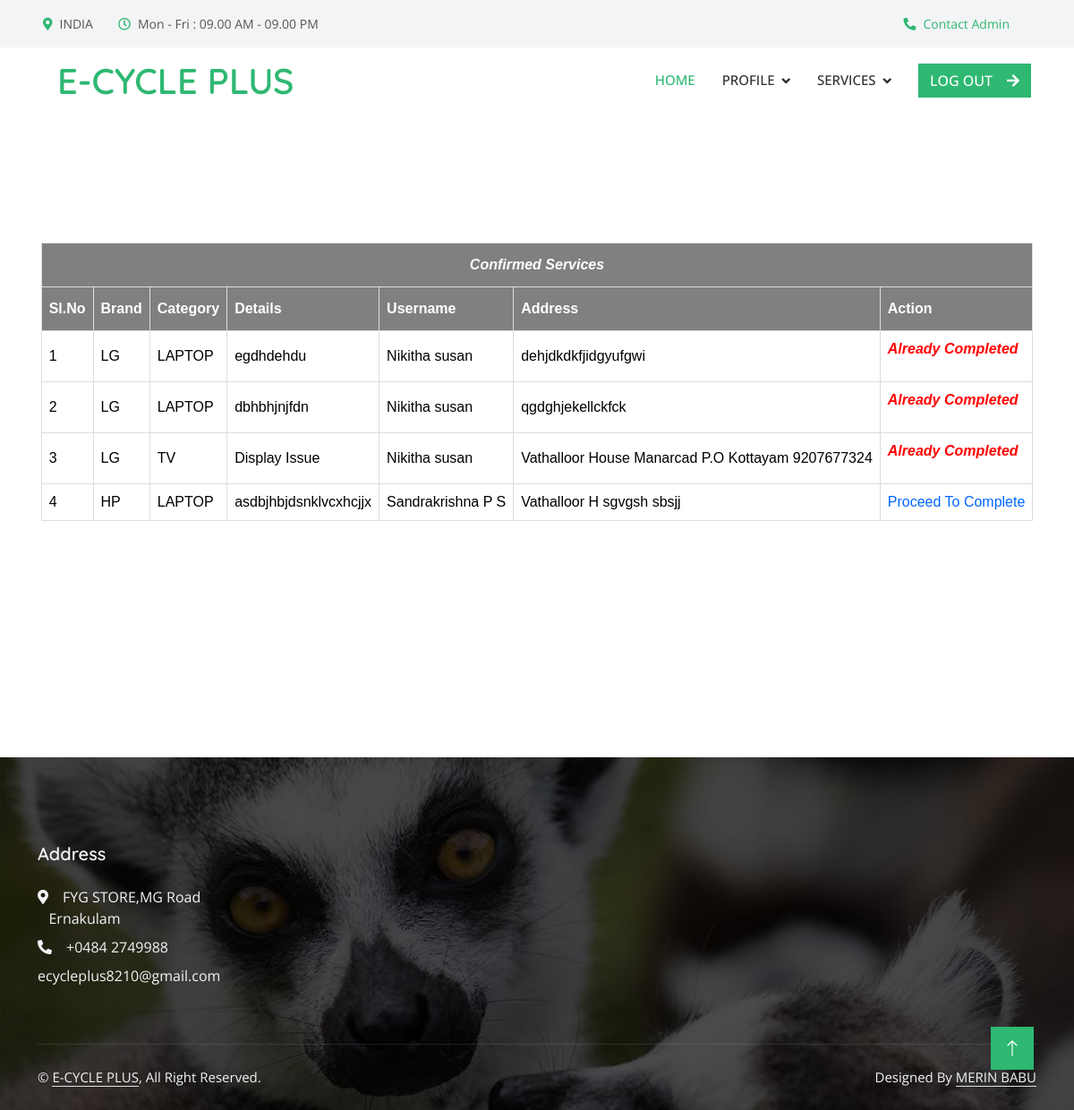
Page /Technician/viewconfimedservice/ (signed in) on the committed database.
### Admin/models.py (models this page shows, shortened)
class Assignservicebook(models.Model):
    asb_status=models.IntegerField(default=0)
    technician=models.ForeignKey(Technician,on_delete=models.SET_NULL,null=True)
    servicebooking=models.ForeignKey('User.Servicebook',on_delete=models.SET_NULL,null=True)

class Brand(models.Model):
    brand_name=models.CharField(max_length=50)

class Category(models.Model):
    category_name=models.CharField(max_length=50)

### User/models.py (models this page shows)
class Servicebook(models.Model):
    Servicebook_details=models.CharField(max_length=100)
    Servicebook_address=models.CharField(max_length=100)
    Servicebook_date=models.DateField(auto_now_add=True)
    Servicebook_status=models.IntegerField(default=0)
    payment_status=models.IntegerField(default=0)
    category=models.ForeignKey('Admin.Category',on_delete=models.SET_NULL,null=True)
    brand=models.ForeignKey('Admin.Brand',on_delete=models.SET_NULL,null=True)
    user=models.ForeignKey(User,on_delete=models.SET_NULL,null=True)

### Guest/models.py (models this page shows)
class User(models.Model):
    user_name=models.CharField(max_length=50)
    user_gender=models.CharField(max_length=50)
    user_contact=models.CharField(max_length=50)
    user_email=models.CharField(max_length=50)
    user_photo=models.FileField(upload_to='UserDocs/')
    user_proof=models.FileField(upload_to='UserDocs/')
    user_password=models.CharField(max_length=50)
    user_address=models.CharField(max_length=100)
    place=models.ForeignKey('Admin.Place',on_delete=models.CASCADE)

### Technician/views.py (the view)
# urls.py: path('viewconfimedservice/', views.ConfirmedServices,name="viewconfimedservice"),
def ConfirmedServices(request):
    if 'tid' in request.session:
        serv=Assignservicebook.objects.filter(technician=request.session["tid"])
        return render(request,"Technician/ViewConfirmedServices.html",{'res':serv})
    else:
        return redirect('guest:Home')

### Technician/Templates/Technician/ViewConfirmedServices.html (shortened to what this page needs)
{% extends 'Technician/Head.html' %}
{% load static %}
{% block content %}
<!DOCTYPE html>
<html lang="en">
<head>
</head>
<body>
    <div id="tab">
        <br>
        <br>
        <br>
        <br>
        <br>
        <br>
    <table border="1" align="center">
        <tr>
            <th colspan="8"><center><i>Confirmed Services</i></center></th>
            </tr>
        <tr>
            <th>Sl.No</th>
            <th>Brand</th>
            <th>Category</th>
            <th>Details</th>
            <th>Username</th>
            <th>Address</th>
            <th>Action</th>
        </tr>
       {% for i in res %}
        <tr>
            <td>{{forloop.counter}}</td>
            <td>{{i.servicebooking.brand.brand_name}}</td>
            <td>{{i.servicebooking.category.category_name}}</td>
            <td>{{i.servicebooking.Servicebook_details}}</td>
            <td>{{i.servicebooking.user.user_name}}</td>
            <td>{{i.servicebooking.Servicebook_address}}</td>
            <td>
                {% if i.asb_status == 2 %}
                <a href="{% url 'technician:servbill' i.id %}">Proceed To Complete</a>
                {% else %}
                <p><font color="red"><b><i>Already Completed</i></b></font></p>
                {% endif %}
            </td>
        </tr>
        {% endfor %}
    </table>
    </div>
    <br>
<br>
<br>
<br>
<br>
<br>
<br>
<br>
<br>
</body>
</html>
{% endblock content %}

### Guest/static/Technician/css/style.css (style rules this page uses)
:root { --primary: #2EB872; --light: #F3F4F5; --dark: #282F34; }

### Guest/static/form.css (style rules this page uses)
#tab { font-family: "Trebuchet MS", Arial, Helvetica, sans-serif; border-collapse: collapse; width: 100%; }
#tab td, #tab th { border: 1px solid #ddd; padding: 8px; color: black; }
#tab a { color:#06F; }
#tab th { padding-top: 12px; padding-bottom: 12px; text-align: left; background-color: gray; color: white; }

### rows in the picture
Assignservicebook: servicebooking.brand.brand_name "LG", servicebooking.category.category_name "LAPTOP", servicebooking.Servicebook_details "egdhdehdu", servicebooking.user.user_name "Nikitha susan", servicebooking.Servicebook_address "dehjdkdkfjidgyufgwi", asb_status "Already Completed"
Assignservicebook: servicebooking.brand.brand_name "LG", servicebooking.category.category_name "LAPTOP", servicebooking.Servicebook_details "dbhbhjnjfdn", servicebooking.user.user_name "Nikitha susan", servicebooking.Servicebook_address "qgdghjekellckfck", asb_status "Already Completed"
Assignservicebook: servicebooking.brand.brand_name "LG", servicebooking.category.category_name "TV", servicebooking.Servicebook_details "Display Issue", servicebooking.user.user_name "Nikitha susan", servicebooking.Servicebook_address "Vathalloor House Manarcad P.O Kottayam 9207677324", asb_status "Already Completed"
Assignservicebook: servicebooking.brand.brand_name "HP", servicebooking.category.category_name "LAPTOP", servicebooking.Servicebook_details "asdbjhbjdsnklvcxhcjjx", servicebooking.user.user_name "Sandrakrishna P S", servicebooking.Servicebook_address "Vathalloor H sgvgsh sbsjj", asb_status "Proceed To Complete"
